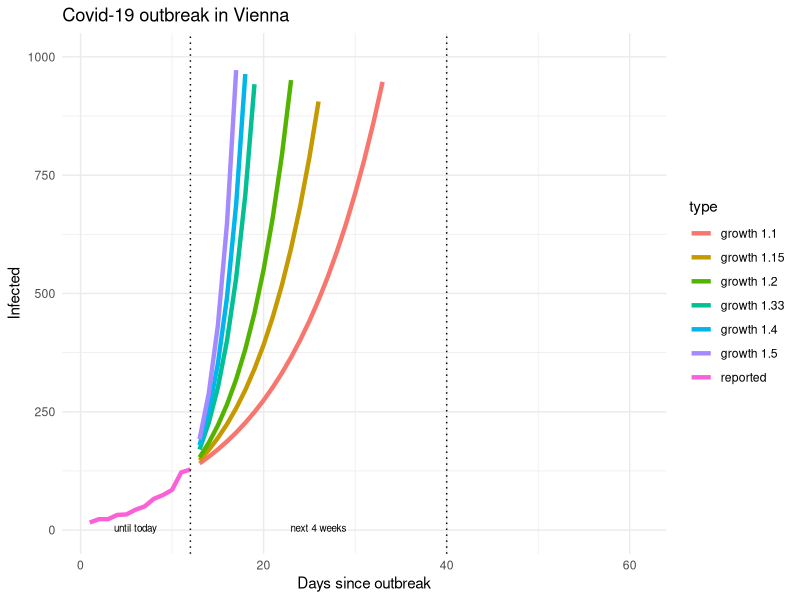
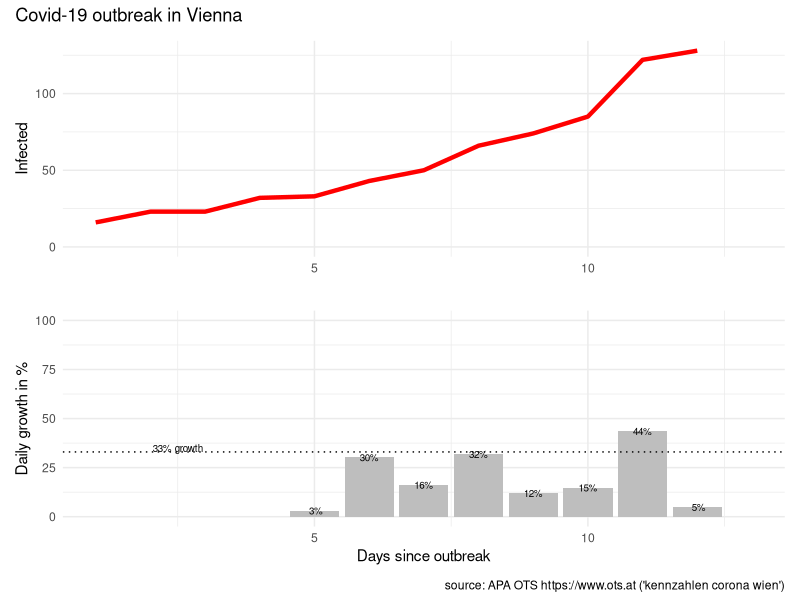

These figures' R source, in order:
# packages
library(tidyverse)
library(patchwork)

# reported infections
# source: APA OTS (https://www.ots.at)
# keywords: "kennzahlen corona wien"
infected <- c(
   16, #"2020-03-05"
   23, #"2020-03-06"
   23, #"2020-03-07"
   32, #"2020-03-08"
   33, #"2020-03-09"
   43, #"2020-03-10"
   50, #"2020-03-11"
   66, #"2020-03-12"
   74, #"2020-03-13"
   85, #"2020-03-14"
  122, #"2020-03-15"
  128  #"2020-03-16"
)

# prepare data
data <- tibble(infected = infected)

data <- data %>% 
  mutate(type = "reported",
         day = row_number()) %>% 
  arrange(day) %>% 
  mutate(new_abs = infected - lag(infected),
         new_pct = new_abs / lag(infected) * 100)

# predict
predict_corona <- function(data, infection_rate, days)  {
  
  future <- seq(from = max(data$day) + 1, to = max(data$day)+days-1)
  infected_all <- NULL
  infected_act <- max(data$infected)
  infected_predict <- NULL
  for (i in seq_along(future))  {
    infected_act <- infected_act * infection_rate
    infected_all <- c(infected_all, infected_act)
  }
  
  data2 <- tibble(type = paste("growth", infection_rate),
                  day = future, 
                  infected = infected_all)
  data2
  
} # predict_corona

# predict for different growth
predict_days <- 50 #57

data_50 <- data %>% 
  predict_corona(infection_rate = 1.50, days = predict_days)

data_40 <- data %>% 
  predict_corona(infection_rate = 1.40, days = predict_days)

data_33 <- data %>% 
  predict_corona(infection_rate = 1.33, days = predict_days)

data_20 <- data %>% 
  predict_corona(infection_rate = 1.20, days = predict_days)

data_15 <- data %>% 
  predict_corona(infection_rate = 1.15, days = predict_days)

data_10 <- data %>% 
  predict_corona(infection_rate = 1.10, days = predict_days)

# combine dataset
data_plot <- data %>% 
  bind_rows(data_50, data_40, data_33, data_20, data_15, data_10)


# visualise data
# infected
last_day <- length(data$infected)
data_plot %>% 
  mutate(infected_M = infected / 1000000) %>% 
  ggplot(aes(day, infected, color = type)) + 
  geom_line(size = 1.5) +
  geom_vline(xintercept = c(last_day, last_day + 28), 
             linetype = "dotted") +
  ylim(0,1000) +
  xlab("Days since outbreak") +
  ylab("Infected") + 
  ggtitle("Covid-19 outbreak in Vienna") +
  theme_minimal()+
  annotate("text", last_day/2, 5, 
           label = "until today", size = 2.5) +
  annotate("text", last_day+14, 5, 
           label = "next 4 weeks", size = 2.5)

#############################################

# infected
p1 <- data %>% 
  mutate(infected_M = infected / 1000000) %>% 
  ggplot(aes(day, infected)) + 
  geom_line(size = 1.5, color = "red") +
  xlim(c(1,length(infected)+1)) +
  ylim(0,max(infected)) +
#  xlab("Days since outbreak") +
  xlab("") +
  ylab("Infected") + 
#  ggtitle("Covid-19 outbreak in Vienna") +
  theme_minimal()
  
# daily growth infected
p2 <- data %>% 
  filter(day >= 5) %>% 
  ggplot(aes(day, new_pct)) +
  geom_col(fill = "grey") +
  geom_text(aes(day, new_pct, 
                label = paste0(format(new_pct, digits=1),"%")),
            size = 2.5) +
  geom_hline(yintercept = 33, linetype = "dotted") +
  xlim(c(1,length(infected)+1)) +
  ylim(c(0,100)) +
  xlab("Days since outbreak") +
  ylab("Daily growth in %") + 
#  ggtitle("Covid-19 outbreak in Vienna") +
  theme_minimal() +
  annotate("text", 2.5, 33, 
           label = "33% growth",
           size = 2.5,
           vjust = "bottom"
  ) 

# combine plots
(p1 / p2) + plot_annotation('Covid-19 outbreak in Vienna',
                            caption = "source: APA OTS https://www.ots.at ('kennzahlen corona wien')")
